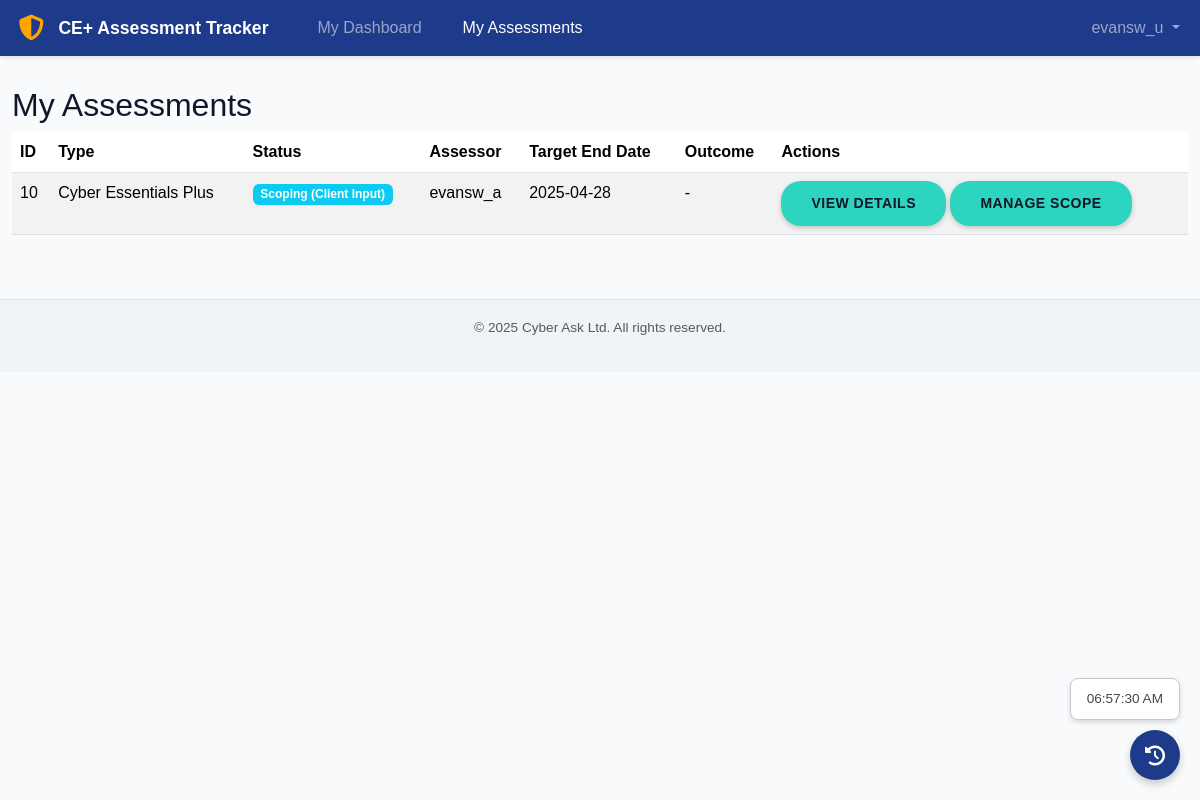
The app's page /client/assessments/ (signed in), older data.
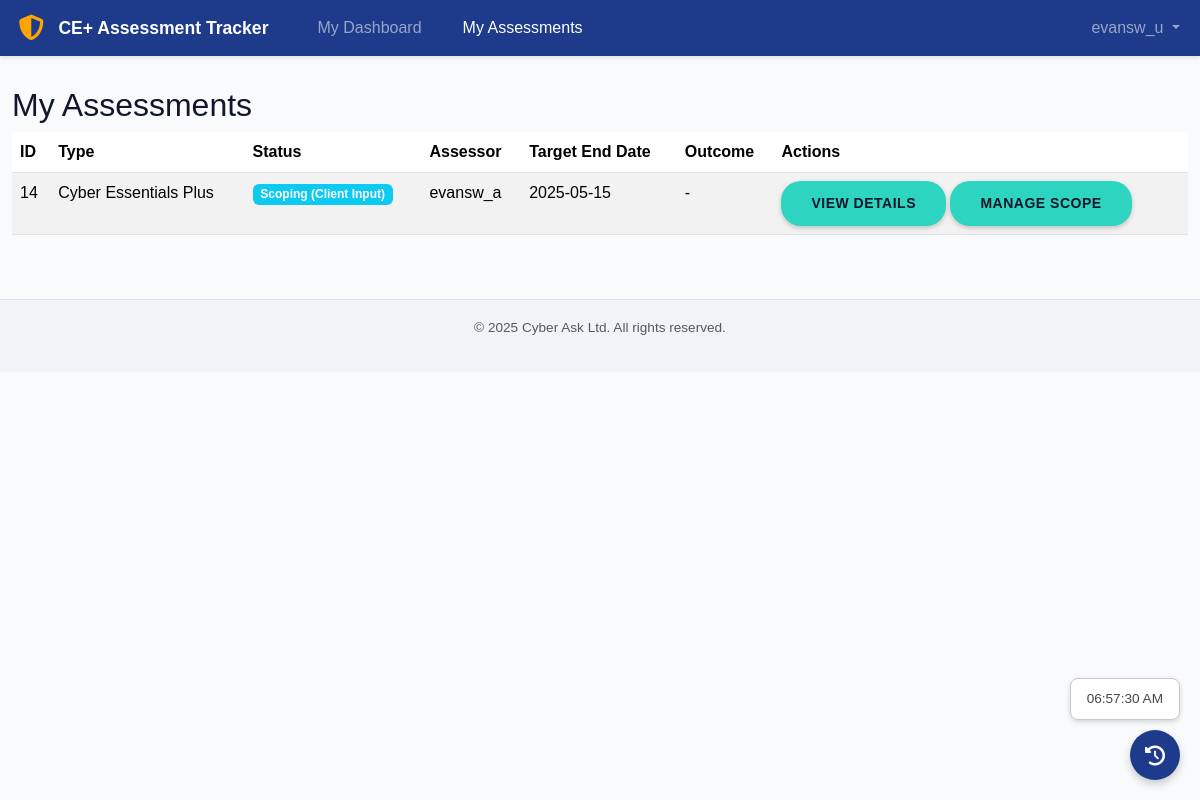
The same page, newer data.
### tracker/models.py (models this page shows, shortened)
class Assessment(models.Model):
    STATUS_CHOICES = (('Draft', 'Draft'),('Scoping_Client', 'Scoping (Client Input)'),('Scoping_Review', 'Scoping (Assessor Review)'),('Testing', 'Testing'),('Remediation', 'Remediation'),('Report_Pending', 'Report Pending'),('Complete_Passed', 'Complete (Passed)'),('Complete_Failed', 'Complete (Failed)'),)
    ASSESSMENT_TYPES = (('CE', 'Cyber Essentials'),('CE+', 'Cyber Essentials Plus'),)
    SCOPE_TYPES = (('Whole_Org', 'Whole Organisation'),('Sub_Set', 'Sub-Set'),)
    OUTCOME_CHOICES = (('Pass', 'Pass'),('Fail', 'Fail'),)
    client = models.ForeignKey(Client, on_delete=models.PROTECT, related_name='assessments')
    assessor = models.ForeignKey(settings.AUTH_USER_MODEL, on_delete=models.SET_NULL, null=True, blank=True, related_name='assigned_assessments', limit_choices_to={'userprofile__role': 'Assessor'})
    assessment_type = models.CharField(max_length=3, choices=ASSESSMENT_TYPES)
    status = models.CharField(max_length=20, choices=STATUS_CHOICES, default='Draft')
    scope_description = models.TextField(blank=True, help_text="Brief description of the scope boundary.")
    scope_type = models.CharField(max_length=10, choices=SCOPE_TYPES, default='Whole_Org')
    date_start = models.DateField(null=True, blank=True)
    date_target_end = models.DateField(null=True, blank=True, verbose_name="Target End Date")
    date_actual_end = models.DateField(null=True, blank=True, verbose_name="Actual End Date")
    date_cert_issued = models.DateField(null=True, blank=True, verbose_name="Certificate Issued Date")
    date_cert_expiry = models.DateField(null=True, blank=True, verbose_name="Certificate Expiry Date")
    date_ce_passed = models.DateField(null=True, blank=True, verbose_name="CE Self-Assessment Pass Date", help_text="Date the basic Cyber Essentials self-assessment was passed (for CE+ window).")
    ce_self_assessment_ref = models.CharField(max_length=100, blank=True, verbose_name="CE Self-Assessment Ref")
    final_outcome = models.CharField(max_length=4, choices=OUTCOME_CHOICES, null=True, blank=True)
    created_at = models.DateTimeField(auto_now_add=True)
    updated_at = models.DateTimeField(auto_now=True)
    tenable_scan_uuid = models.UUIDField(
        null=True,
        blank=True,
        unique=False,  # Can re-launch / create new scans for same assessment
        verbose_name="Tenable Scan UUID",
        help_text="UUID of the last launched Tenable scan for this assessment"
    )
    SCAN_NONE = 'none'
    SCAN_PENDING = 'pending_launch'  # <<< THIS IS LIKELY MISSING OR COMMENTED OUT
    SCAN_LAUNCHED = 'launched'
    SCAN_COMPLETED = 'completed'
    SCAN_PROCESSING = 'processing'
    SCAN_IMPORTED = 'imported'
    SCAN_ERROR = 'error'
    SCAN_TIMEOUT = 'timeout'
    SCAN_STATUS_CHOICES = [
        (SCAN_NONE, 'Not Scanned'),
        (SCAN_PENDING, 'Scan Pending Launch'), # <<< AND MISSING HERE
        (SCAN_LAUNCHED, 'Scan Launched'),
        (SCAN_COMPLETED, 'Scan Completed by Tenable'),
        (SCAN_PROCESSING, 'Processing Results'),
        (SCAN_IMPORTED, 'Scan Results Imported'),
        (SCAN_ERROR, 'Error During Scan Operations'),
        (SCAN_TIMEOUT, 'Scan Operation Timed Out'),
    ]
    scan_status = models.CharField(
        max_length=30,
        choices=SCAN_STATUS_CHOICES,
        default=SCAN_NONE,
        verbose_name="Tenable Scan Status"
    )
    scan_status_message = models.TextField(blank=True, null=True, verbose_name="Scan Status Message")
    tenable_scan_id = models.IntegerField(null=True, blank=True, verbose_name="Tenable Scan Integer ID")

### tracker/client_view.py (the view)
# urls.py: path('client/assessments/', views.ClientAssessmentListView.as_view(), name='client_assessment_list'),
class ClientAssessmentListView(ClientRequiredMixin, ListView):
    model = Assessment
    template_name = 'tracker/client/assessment_list.html'
    context_object_name = 'assessments'
    def get_queryset(self):
        profile = self.request.user.userprofile
        return Assessment.objects.filter(client=profile.client).select_related('assessor').order_by('-created_at')

### tracker/mixin.py (called while the page is built)
    def test_func(self):
        return is_client(self.request.user) and self.request.user.userprofile.client is not None

### tracker/models.py (called while the page is built)
    def __str__(self):
        return f"{self.user.username} ({self.get_role_display()})"

### tracker/templates/tracker/client/assessment_list.html (shortened to what this page needs)
{% extends "tracker/base.html" %}
{% block content %}
<h2>My Assessments</h2>
{% if assessments %}
<div class="table-responsive">
    <table class="table table-striped table-hover">
        <thead>
            <tr>
                <th>ID</th>
                <th>Type</th>
                <th>Status</th>
                <th>Assessor</th>
                <th>Target End Date</th>
                 <th>Outcome</th>
                <th>Actions</th>
            </tr>
        </thead>
        <tbody>
            {% for assessment in assessments %}
            <tr>
                <td>{{ assessment.id }}</td>
                <td>{{ assessment.get_assessment_type_display }}</td>
                <td><span class="badge bg-info">{{ assessment.get_status_display }}</span></td>
                <td>{{ assessment.assessor.username|default:"-" }}</td>
                <td>{{ assessment.date_target_end|date:"Y-m-d"|default:"-" }}</td>
                 <td>
                    {% if assessment.final_outcome == 'Pass' %}
                        <span class="badge bg-success">{{ assessment.get_final_outcome_display }}</span>
                    {% elif assessment.final_outcome == 'Fail' %}
                         <span class="badge bg-danger">{{ assessment.get_final_outcome_display }}</span>
                    {% else %}
                         -
                    {% endif %}
                </td>
                <td class="action-buttons">
                    <a href="{% url 'tracker:client_assessment_detail' assessment.pk %}" class="btn btn-sm btn-outline-primary">View Details</a>
                     {% if assessment.status == 'Scoping_Client' %}
                        <a href="{% url 'tracker:client_scope_manage' assessment.pk %}" class="btn btn-sm btn-outline-warning">Manage Scope</a>
                    {% endif %}
                </td>
            </tr>
            {% endfor %}
        </tbody>
    </table>
</div>
{% else %}
<p>You have no assessments currently tracked.</p>
{% endif %}
{% endblock %}

Row changes from the older to the newer data that the page shows:
removed Assessment: id "10", assessment_type "Cyber Essentials Plus", status "Scoping (Client Input)", assessor.username "evansw_a", date_target_end "2025-04-28", shows "MANAGE SCOPE"
added Assessment: id "14", assessment_type "Cyber Essentials Plus", status "Scoping (Client Input)", assessor.username "evansw_a", date_target_end "2025-05-15", shows "MANAGE SCOPE"
